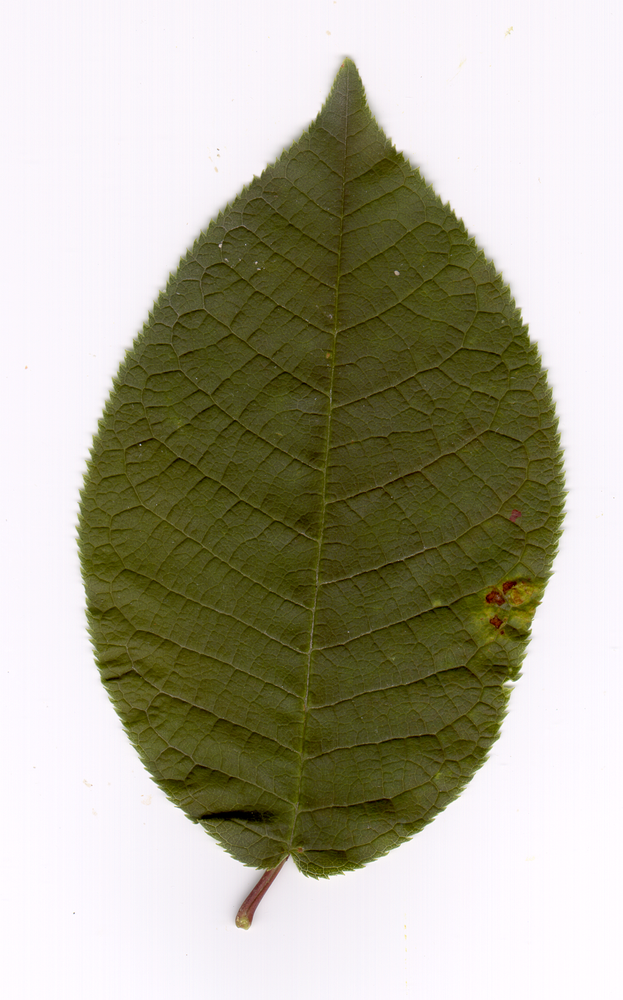
#> input picture Test/texture_descriptor_test/leaf.tiff, 623 x 1000 px, shrunk from 929 x 1492 before the run
$ python texture_descriptor_test.py   (older library calls are emulated)
#> lines starting #> are read from the running program, lines starting #| are printed output that depends on the picture; after the words box and inside, x2 and y2 are one past the last pixel; in counts of white or black regions, pixels touching at a corner belong together
# importing required libraries
import numpy as np
import mahotas
from pylab import imshow, show
import os
import cv2
import eolearn.features.haralick as haralick

# loading image
path=os.path.dirname(__file__)
leaf=os.path.join(path,"leaf.tiff")
img = cv2.imread(leaf)
#> img is the input picture: shape (1000, 623, 3); mean B, G, R 152.9, 172.2, 175.1
img = cv2.cvtColor(img,cv2.COLOR_BGR2GRAY)
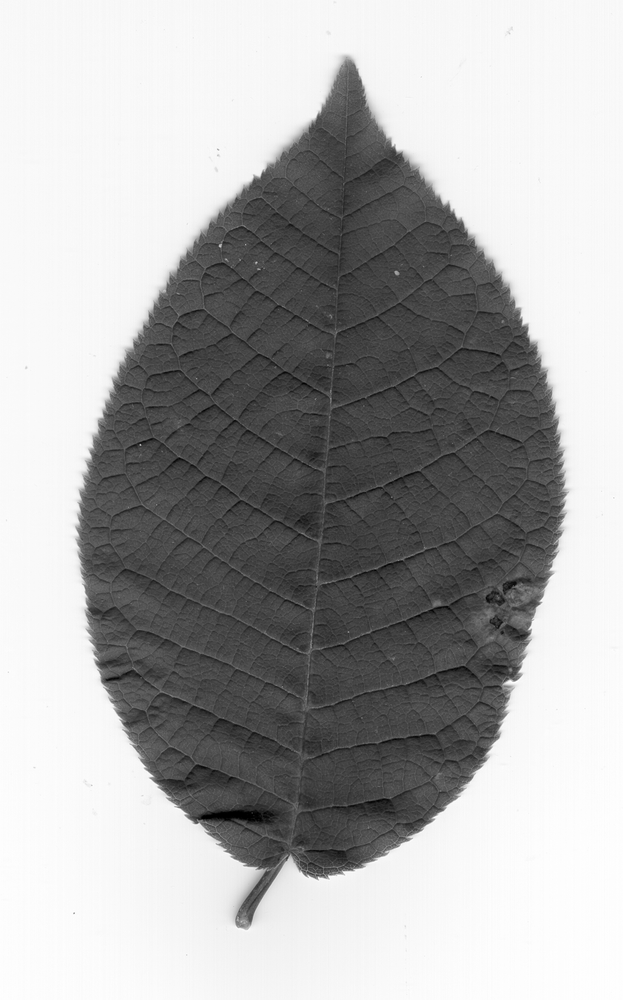
#> img: shape (1000, 623); min 0, max 255, mean 170.8
print(img.shape)
#| (1000, 623)
img[img>250]=0
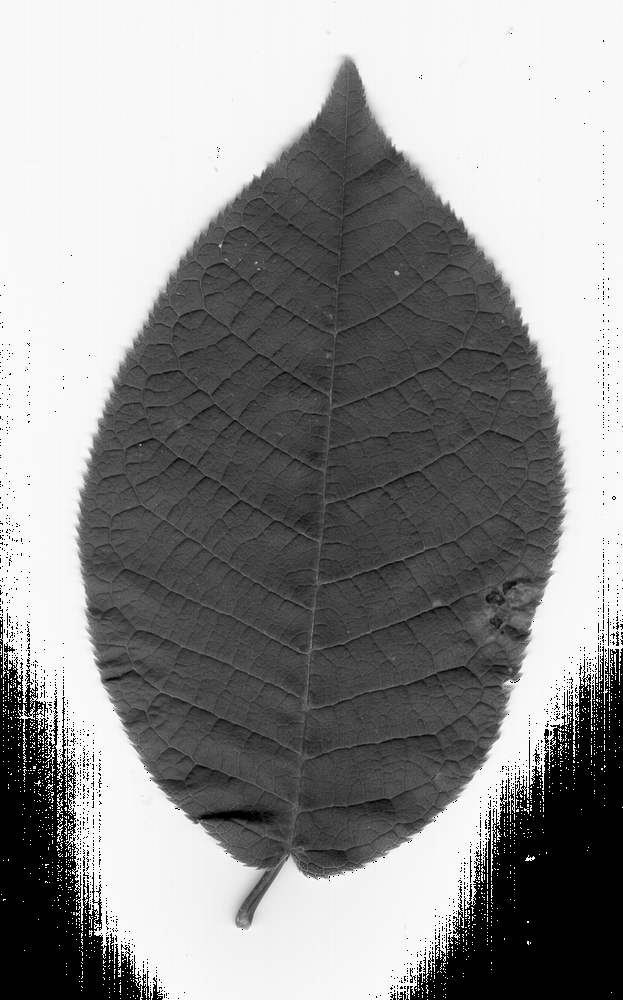
#> img: shape (1000, 623); 10.81% of pixels changed, all inside (x1, y1, x2, y2) = (0, 33, 623, 1000)
#cv2.imshow("pippo",img)
#cv2.waitKey(0)


# getting haralick features
#> (the run stopped early here; a loop or call above may not have finished)
